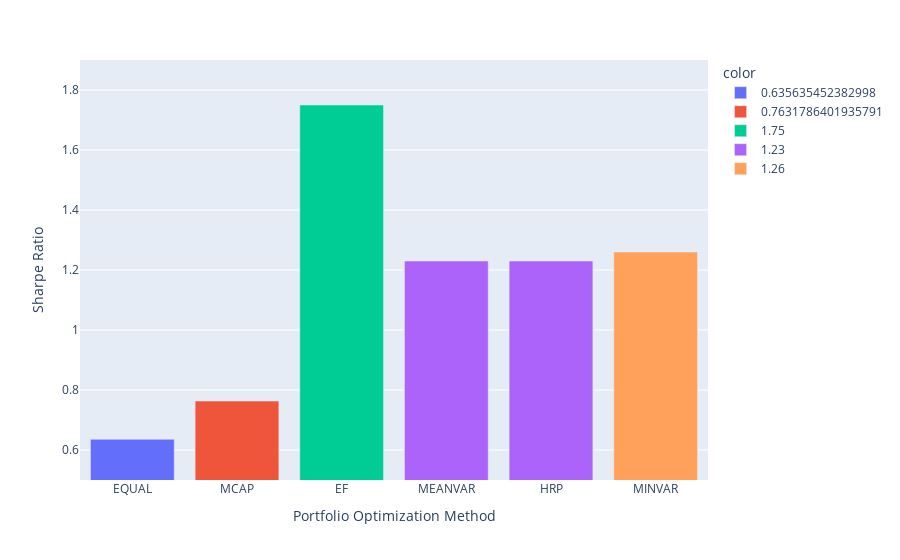

This figure's notebook cell:
### Markdown cell above
Consider using this method if your primary concern is the diversification of your risk rather than the magnitude of the return.

# Comparison of Results

With a simple bar graph we can visualize the resultant Sharpe ratios of the four methods. It's clear that the "global efficient frontier" optimizer produces the Maximum Sharpe Ratio portfolio. However, this portfolio also suffered the greatest maximum drawdown at -31.09% (the other three empyrial optimizers suffered drawdowns around -29%).

### Code cell
labels = ['EQUAL','MCAP','EF', 'MEANVAR', 'MINVAR', 'HRP']
x = list(range(len(sharpe_ratios)))
color_discrete_map = {'EF': 'rgb(0,0,0)'}
fig = px.bar(x=labels, y = [float(_) for _ in sharpe_ratios], 
             labels={'x':'Portfolio Optimization Method', 'y':'Sharpe Ratio'},
             color = sharpe_ratios,
            )
fig.update_layout(yaxis_range=[.5,1.9])
fig.show()

### Figure 1 — Plotly figure (JSON) as saved in the notebook; plotly's stock layout.template omitted (floating-point values rounded to 4 significant figures)
{"data": [{"alignmentgroup": "True", "hovertemplate": "color=0.635635452382998<br>Portfolio Optimization Method=%{x}<br>Sharpe Ratio=%{y}<extra></extra>", "legendgroup": "0.635635452382998", "marker": {"color": "#636efa", "pattern": {"shape": ""}}, "name": "0.635635452382998", "offsetgroup": "0.635635452382998", "orientation": "v", "showlegend": true, "textposition": "auto", "type": "bar", "x": ["EQUAL"], "xaxis": "x", "y": [0.6356], "yaxis": "y"}, {"alignmentgroup": "True", "hovertemplate": "color=0.7631786401935791<br>Portfolio Optimization Method=%{x}<br>Sharpe Ratio=%{y}<extra></extra>", "legendgroup": "0.7631786401935791", "marker": {"color": "#EF553B", "pattern": {"shape": ""}}, "name": "0.7631786401935791", "offsetgroup": "0.7631786401935791", "orientation": "v", "showlegend": true, "textposition": "auto", "type": "bar", "x": ["MCAP"], "xaxis": "x", "y": [0.7632], "yaxis": "y"}, {"alignmentgroup": "True", "hovertemplate": "color=1.75<br>Portfolio Optimization Method=%{x}<br>Sharpe Ratio=%{y}<extra></extra>", "legendgroup": "1.75", "marker": {"color": "#00cc96", "pattern": {"shape": ""}}, "name": "1.75", "offsetgroup": "1.75", "orientation": "v", "showlegend": true, "textposition": "auto", "type": "bar", "x": ["EF"], "xaxis": "x", "y": [1.75], "yaxis": "y"}, {"alignmentgroup": "True", "hovertemplate": "color=1.23<br>Portfolio Optimization Method=%{x}<br>Sharpe Ratio=%{y}<extra></extra>", "legendgroup": "1.23", "marker": {"color": "#ab63fa", "pattern": {"shape": ""}}, "name": "1.23", "offsetgroup": "1.23", "orientation": "v", "showlegend": true, "textposition": "auto", "type": "bar", "x": ["MEANVAR", "HRP"], "xaxis": "x", "y": [1.23, 1.23], "yaxis": "y"}, {"alignmentgroup": "True", "hovertemplate": "color=1.26<br>Portfolio Optimization Method=%{x}<br>Sharpe Ratio=%{y}<extra></extra>", "legendgroup": "1.26", "marker": {"color": "#FFA15A", "pattern": {"shape": ""}}, "name": "1.26", "offsetgroup": "1.26", "orientation": "v", "showlegend": true, "textposition": "auto", "type": "bar", "x": ["MINVAR"], "xaxis": "x", "y": [1.26], "yaxis": "y"}], "layout": {"barmode": "relative", "legend": {"title": {"text": "color"}, "tracegroupgap": 0}, "margin": {"t": 60}, "xaxis": {"anchor": "y", "domain": [0, 1], "title": {"text": "Portfolio Optimization Method"}}, "yaxis": {"anchor": "x", "domain": [0, 1], "range": [0.5, 1.9], "title": {"text": "Sharpe Ratio"}}}}
